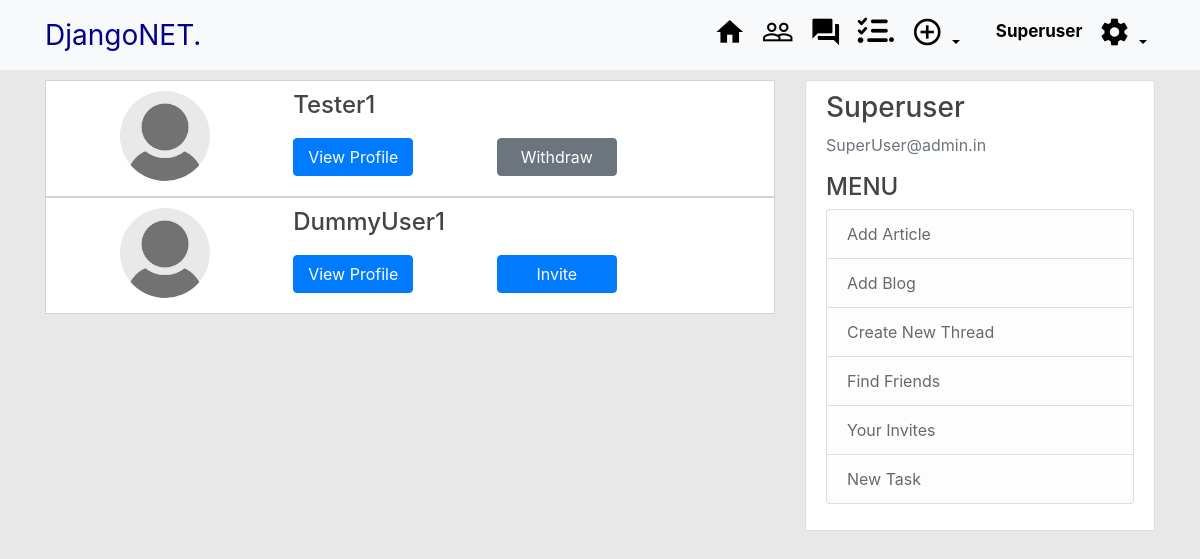
/find/ (signed in), run on the app's committed database.
### users/models.py (models this page shows, shortened)
class Profile(models.Model):
	user = models.OneToOneField(User, on_delete=models.CASCADE)
	Fname = models.CharField(max_length=100, blank=True)
	Lname = models.CharField(max_length=100, blank=True)
	image=models.ImageField(default='default.jpg',upload_to='Profile_pics')
	bio = models.CharField(max_length = 200, default='No Bio')
	Friends = models.ManyToManyField(User, blank =True, related_name = "friends")
	objects = ProfileManager()

### users/views.py (the view)
# urls.py: path('find/',user_views.ProfileListView.as_view(),name='FindFriends'),
class ProfileListView(LoginRequiredMixin,ListView):
	model = Profile
	template_name = 'users/invites.html'
	context_object_name = 'qs'
	def get_queryset(self):
		query  = Profile.objects.get_all_profiles(self.request.user)
		return query
	def get_context_data(self, **kwargs):
		context = super().get_context_data(**kwargs)
		user  = User.objects.get(username = self.request.user)
		profile = Profile.objects.get(user = user)
		rel_sender = Relationship.objects.filter(sender = profile)
		rel_rec = Relationship.objects.filter(reciever = profile)
		user_sender = []
		for obj in rel_sender:
			user_sender.append(obj.reciever.user)
		user_rec = []
		for obj in rel_rec:
			user_sender.append(obj.sender.user)
		context['Profile'] = profile
		context['Sender'] = user_sender
		context['Rec'] = user_rec
		return context

### users/models.py (called while the page is built)
	def get_all_profiles(self, currUser):
		profiles = Profile.objects.all().exclude(user = currUser)
		return profiles

### users/templates/users/invites.html (shortened to what this page needs)
{%extends "blog/base.html"%}
{%load crispy_forms_tags%}
{%block content%}
<div class="content_section">
	{% for obj in qs %}
	<div class="GridContent">
		<div class="ProfileImg">
			<div class="imageprofile">
				<img class ="rounded-circle img_size" src="{{obj.image.url}}">
			</div>
		</div>
		<div class="UserName">
			<div class = ""><h4>{{ obj.user}} </h4></div>
		</div>
		<div class="Button1">
			<a class= "btn btn-primary btn_Width" href="{% url 'detail_profile' obj.user.id %}">View Profile</a>
		</div>
		<div class="Button2">
			<form action="{% url 'send-invite' %}" method="POST">
				{% if obj.user not in Sender and obj.user not in Rec %}
					<button type="submit" class="btn btn-primary btn_Width"> Invite </button>
				{% endif %}
			</form>
			<form action="{% url 'withdraw' %}" method="POST">
				{% if obj.user in Sender and request.user not in obj.Friends.all %}
					<button type="submit" class="btn btn-secondary btn_Width">Withdraw
					</button>
				{% endif %}
			</form>
		</div>
	</div>
	{% endfor %}
</div>
{%endblock content%}

### blog/templates/blog/base.html (shortened to what this page needs)
{%load static%}
<!DOCTYPE html>
<html>
<head>
    <link rel="stylesheet" href="https://maxcdn.bootstrapcdn.com/bootstrap/4.0.0/css/bootstrap.min.css">
    <link rel="stylesheet" type="text/css" href="{% static 'blog/main.css'%}">
    <link rel="stylesheet" type="text/css" href="{% static 'blog/profile.css'%}">
    <link rel="stylesheet" type="text/css" href="{% static 'blog/custom.css'%}">
    <link rel="stylesheet" type="text/css" href="{% static 'blog/Network.css'%}">
    <link rel="stylesheet" type="text/css" href="{% static 'blog/comment.css'%}">
</head>
<body>
	<header class="site-header">
      <nav class="navbar navbar-expand-md fixed-top navbar-light bg-light" >
        <div class="container">
          <a class="navbar-brand mr-4" style = "color:darkblue; text-shadow:10em; font-size: 28px;" href="{% url 'blog-home' %}">DjangoNET.</a>
          <div class="collapse navbar-collapse" id="navbarToggle">
            <div class="navbar-nav">
            	{% if user.is_authenticated %}
            		<a class="nav-item nav-link" href="{% url 'blog-home' %}">
            			<i class="material-icons" style="font-size:32px">home</i>
            		</a>
            		<a class="nav-item nav-link" href="{% url 'FindFriends' %}">
            			<i class="material-icons" style="font-size:32px">people_outline</i>
            		</a>
                    <a class="nav-item nav-link" href="{% url 'thread-home' %}">
                        <i class="material-icons" style="font-size:32px">forum
                        </i>
                    </a>
                    <a class="nav-item nav-link" href="{% url 'task-home' %}">
                        <i class='fas fa-tasks' style='font-size:30px'>.</i>
                    </a>
                    <div class="nav-item dropdown">
                        <a class="nav-link dropdown-toggle" href="#" id="navbarDropdownMenuLink" data-toggle="dropdown" aria-haspopup="true" aria-expanded="false">
                          <i class="material-icons" style="font-size:32px">add_circle_outline</i>
                        </a>
                      </div>
            		<a class="nav-item nav-link" href="{% url 'detail_profile' user.id %}"
            		style="font-size:17px; margin-top:3px; margin-left: 20px;">
            			<strong>{{user.username}}</strong>
            		</a>
                     <div class="nav-item dropdown">
                        <a class="nav-link dropdown-toggle" href="#" id="navbarDropdownMenuLink" data-toggle="dropdown" aria-haspopup="true" aria-expanded="false">
                          <i class="material-icons" style="font-size:32px">settings</i>
                        </a>
                      </div>
            	{% else %}
            		<a class="nav-item nav-link" href="{% url 'login' %}">Login</a>
            		<a class="nav-item nav-link" href="{% url 'register' %}">Register</a>
            	{% endif %}
            </div>
          </div>
        </div>
      </nav>
    </header>
	<main role="main" class="container">
	  <div class="row">
	    <div class="col-md-8">
	    	{% block content %}{% endblock %}
	    </div>
        {% if request.user.is_authenticated %}
    	    <div class="col-md-4">
    	      <div class="content-section">
    	        <h3>{{request.user.username}}</h3>
    	        <p class='text-muted'> {{request.user.email}}
                <h4>MENU</h4>
    	          <ul class="list-group">
                    <li class="list-group-item list-group-item-light">
                        <a href="{% url 'post-create' %}">Add Article</a>
                    </li>
                    <li class="list-group-item list-group-item-light">
                        <a href="{% url 'blog-create' %}">Add Blog</a>
                    </li>
                    <li class="list-group-item list-group-item-light">
                        <a href="{% url 'thread-create' %}"> Create New Thread</a>
                    </li>
                    <li class="list-group-item list-group-item-light">
                        <a href="{% url 'FindFriends' %}">Find Friends</a>
                    </li>
                    <li class="list-group-item list-group-item-light">
                        <a href="{% url 'my-invites' %}">Your Invites</a>
                    </li>
                    <li class="list-group-item list-group-item-light">
                        <a href="{% url 'task-create' %}">New Task</a>
                    </li>
    	          </ul>
    	        </p>
    	      </div>
    	    </div>
        {% endif %}
	  </div>
	</main>
</body>
</html>

### blog/static/blog/main.css (style rules this page uses)
body { background: #E8E8E8; color: #333333; margin-top: 5rem; }
h1, h2, h3, h4, h5, h6 { color: #444444; }
ul { margin: 0; }
li>a { color:#696969; }
.site-header .navbar-nav .nav-link { color: black; }
.content-section { background: #ffffff; padding: 10px 20px; border: 1px solid #dddddd; border-radius: 3px; margin-bottom: 20px; }

### blog/static/blog/Network.css (style rules this page uses)
.GridContent { background-color: white; border: 1px solid lightgrey; display: grid; grid-template-columns: auto auto auto; grid-template-rows: auto auto; grid-template-areas: '. ProfileImg UserName UserName .' '. ProfileImg Button1 Button2 .'; }
.btn_Width { width: 120px; }
.img_size { height: 90px; width: 90px; }
.ProfileImg { grid-area: ProfileImg; padding: 10px 10px 0px 0px; }
.UserName { padding-top: 10px; grid-area: UserName; }
.Button1 { grid-area: Button1; padding: 10px 10px 10px 0px; }
.Button2 { grid-area: Button2; margin-bottom: 10px; padding: 10px 10px 10px 0px; }
a { text-decoration: none; color: #555; }

### data on the page
Profile: image (placeholder picture), user "Tester1", shows "Withdraw"
Profile: image (placeholder picture), user "DummyUser1", shows "Invite"

### other printed values
{{ user.username }} "Superuser"
{{ request.user.username }} "Superuser"
{{ request.user.email }} "SuperUser@admin.in"
